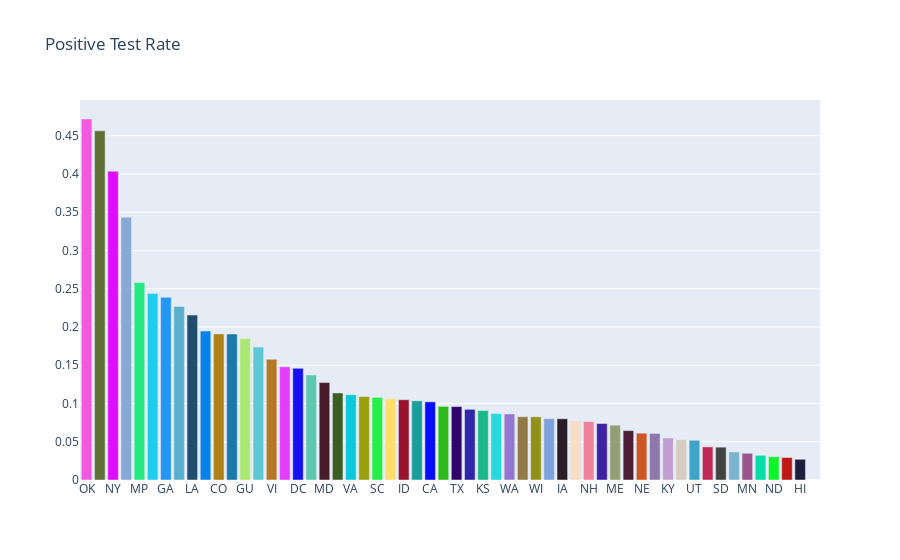
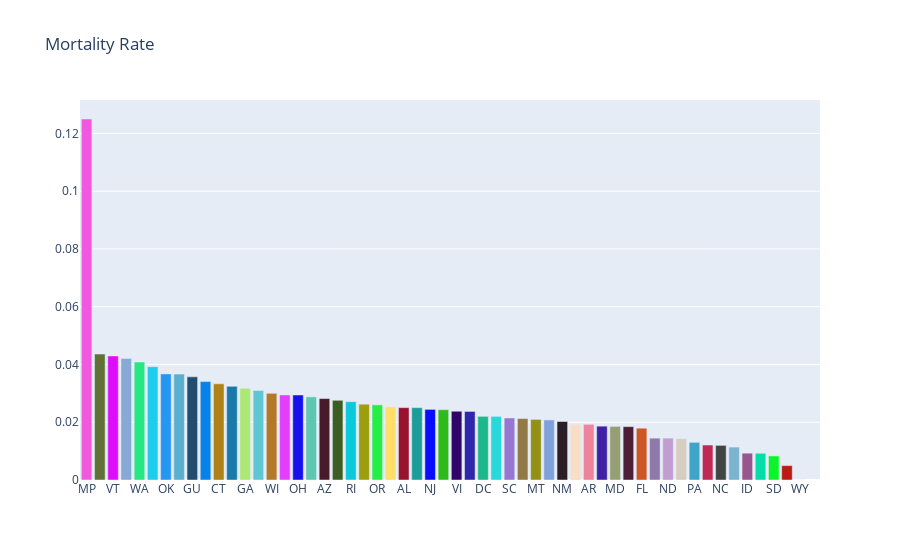

The notebook cell saved with these charts, in order:
### Code cell
import requests
import json
import pandas as pd
from colour import Color
import plotly.graph_objects as go
import matplotlib.pyplot as plt
import matplotlib

import warnings
warnings.filterwarnings('ignore')

# Query API
states = requests.get('https://covidtracking.com/api/states/daily').json()
states = pd.DataFrame(states)

us = requests.get('https://covidtracking.com/api/us/daily').json()
us = pd.DataFrame(us)

# Format Data
states.date = pd.to_datetime(states.date, format = '%Y%m%d')
us.date = pd.to_datetime(us.date, format = '%Y%m%d')

states.set_index('date', inplace = True)
us.set_index('date', inplace =  True)
today = states.loc[states.index.max()]

##################################### GRAPHING ###########################################

# NATIONAL POSITIVE 
plt.style.use('dark_background')
matplotlib.rcParams.update({'font.size': 15})
fig = plt.figure(figsize=(15,5))
us.positive.plot(linewidth=3, marker = 'o', markersize=10)
plt.title('Positive Test Results COVID-19')
plt.grid()
plt.show()
fig.savefig('images/positive_tests.png')

# NATIONAL DEATHS
fig = plt.figure(figsize=(15,5))
us.death.dropna().plot(linewidth=3, marker = 'o', markersize=10)
plt.title('US Deaths')
plt.grid()
plt.show()
fig.savefig('images/deaths.png')

# POSITIVE GROWTH FROM PREVIOUS DAY
us_rev = us.iloc[::-1].positive.diff()
fig = plt.figure(figsize=(15,5))
us_rev.plot(linewidth=3, marker = 'o', markersize=10)
plt.title('Positive Case Growth')
plt.grid()
plt.show()
fig.savefig('images/positive_case_growth.png')

# POSITIVE CASES IN ILLINOIS
fig = plt.figure(figsize=(15,5))
states[states.state == 'IL'].positive.plot(linewidth=3, marker = 'o', markersize=10)
plt.title('Illinois Confirmed Cases')
plt.grid()
plt.show()
fig.savefig('images/illinois_cases.png')

# POSITIVE CASES IN NY
fig = plt.figure(figsize=(15,5))
states[states.state == 'NY'].positive.plot(linewidth=3, marker = 'o', markersize=10)
plt.title('New York Confirmed Cases')
plt.grid()
plt.show()
fig.savefig('images/ny_cases.png')

# POSITIVE CASES IN IA
fig = plt.figure(figsize=(15,5))
states[states.state == 'IA'].positive.plot(linewidth=3, marker = 'o', markersize=10)
plt.title('Iowa Confirmed Cases')
plt.grid()
plt.show()
fig.savefig('images/ia_cases.png')

# POSITIVE CASES IN HIGHEST COUNT CITIES
top_ten = today.sort_values(by='positive', ascending=False)[:10]
ten_states = top_ten.state
fig = plt.figure(figsize=(15,5))
for state in ten_states:
    if state in list(ten_states[:5].values):
        states[states.state == state].positive.plot(label = state, linewidth=3, marker = 'o', markersize=10)
    else:
        states[states.state == state].positive.plot(label = state, linewidth=1, marker = 'o', markersize=3)
plt.title('10 states with the most confirmed cases')
plt.ylabel('Positive Test Results')
plt.legend(loc='upper left')
plt.grid()
plt.show()
fig.savefig('images/top_ten_states.png')

# CASES BY STATE –– MAP
fig = go.Figure(data=go.Choropleth(
    locations=today.state, # Spatial coordinates
    z = today.positive, # Data to be color-coded
    locationmode = 'USA-states', # set of locations match entries in `locations`
    colorscale = 'Reds',
    colorbar_title = "Confirmed Cases",
))

fig.update_layout(
    title_text = 'COVID-19 Cases by State',
    geo_scope='usa', # limite map scope to USA
)

fig.show()
fig.write_image('images/positive_cases_map.png')

# POSITIVE TEST RATE
today['positive_rate'] = today.positive/today.total
rates = today.sort_values(by='positive_rate', ascending = False)
rates = rates[['state', 'positive_rate', 'death', 'positive']]
rates = rates.set_index('state')
colors = [Color(pick_for=x).get_hex_l() for x in rates.index]
fig = go.Figure([go.Bar(x=rates.index, y=rates.positive_rate, marker_color=colors)])
fig.update_layout(
    title_text = 'Positive Test Rate'
)
fig.show()
fig.write_image('images/positive_test_rate.png')

# MORTALITY RATE
rates['death_rate'] = rates.death/rates.positive
rates = rates.sort_values(by='death_rate', ascending=False)
fig = go.Figure([go.Bar(x=rates.index, y=rates.death_rate, marker_color=colors)])
fig.update_layout(
    title_text = 'Mortality Rate')
fig.show()
fig.write_image('images/mortality_rate.png')

# SAVE DATA
us.reset_index(inplace = True)
states.reset_index(inplace=True)
us.date = us.date.astype(str)
states.date = states.date.astype(str)
national_data = us.to_dict()
state_data = states.to_dict()


data = {'state': state_data,
        'us': national_data}

with open('coronavirus.json', mode='w', encoding='utf-8') as f:
    json.dump(data, f)

with open('coronavirus.json') as f:
    data = json.load(f)
    state = data['state']

### Figure 1 — Plotly figure (JSON) as saved in the notebook; plotly's stock layout.template omitted (floating-point values rounded to 4 significant figures)
{"data": [{"marker": {"color": ["#f258de", "#5f7136", "#df0dfd", "#87aad4", "#26e883", "#1ecdec", "#2497f5", "#59afcd", "#214e6f", "#0782ea", "#ae8219", "#1a79ab", "#abe974", "#5fc7d3", "#b37927", "#e33ffb", "#1610ee", "#5ec7b2", "#481b2a", "#3d5e23", "#0ac9da", "#9b9f0d", "#25ef47", "#ffde6a", "#99122e", "#1b9e9a", "#080dfe", "#2ebb19", "#300569", "#2f26ac", "#1cb78a", "#28d9dc", "#9577d2", "#927a48", "#929116", "#7fa2dd", "#2c1e26", "#f9dec6", "#ee839b", "#3f21a3", "#949f74", "#4c1f37", "#ce5624", "#8f78aa", "#c19dd0", "#d6cdbe", "#3ea5c8", "#c02954", "#404542", "#7ab4ce", "#99558d", "#02ddaa", "#0bf62a", "#be1a15", "#1d1f3c", "#da865d"]}, "type": "bar", "x": ["OK", "NJ", "NY", "MI", "MP", "CT", "GA", "MS", "LA", "IN", "CO", "IL", "GU", "MA", "VI", "PA", "DC", "AL", "MD", "RI", "VA", "NV", "SC", "FL", "ID", "PR", "CA", "DE", "TX", "OH", "KS", "MO", "WA", "AZ", "WI", "TN", "IA", "VT", "NH", "AR", "ME", "NC", "NE", "WY", "KY", "OR", "UT", "MT", "SD", "WV", "MN", "NM", "ND", "AK", "HI", "AS"], "y": [0.4719, 0.4565, 0.4037, 0.3436, 0.2581, 0.2439, 0.2388, 0.2269, 0.2157, 0.1947, 0.191, 0.1908, 0.1851, 0.1738, 0.1579, 0.148, 0.146, 0.1373, 0.1274, 0.1138, 0.1114, 0.1091, 0.108, 0.1061, 0.105, 0.1036, 0.1022, 0.09623, 0.09603, 0.0924, 0.09084, 0.08687, 0.08634, 0.08278, 0.08263, 0.0802, 0.08007, 0.07779, 0.07643, 0.07383, 0.07167, 0.06455, 0.06118, 0.06086, 0.05503, 0.05279, 0.05196, 0.04331, 0.04291, 0.03666, 0.03492, 0.03227, 0.0305, 0.02944, 0.02709, 0]}], "layout": {"title": {"text": "Positive Test Rate"}}}

### Figure 2 — Plotly figure (JSON) as saved in the notebook; plotly's stock layout.template omitted (floating-point values rounded to 4 significant figures)
{"data": [{"marker": {"color": ["#f258de", "#5f7136", "#df0dfd", "#87aad4", "#26e883", "#1ecdec", "#2497f5", "#59afcd", "#214e6f", "#0782ea", "#ae8219", "#1a79ab", "#abe974", "#5fc7d3", "#b37927", "#e33ffb", "#1610ee", "#5ec7b2", "#481b2a", "#3d5e23", "#0ac9da", "#9b9f0d", "#25ef47", "#ffde6a", "#99122e", "#1b9e9a", "#080dfe", "#2ebb19", "#300569", "#2f26ac", "#1cb78a", "#28d9dc", "#9577d2", "#927a48", "#929116", "#7fa2dd", "#2c1e26", "#f9dec6", "#ee839b", "#3f21a3", "#949f74", "#4c1f37", "#ce5624", "#8f78aa", "#c19dd0", "#d6cdbe", "#3ea5c8", "#c02954", "#404542", "#7ab4ce", "#99558d", "#02ddaa", "#0bf62a", "#be1a15", "#1d1f3c", "#da865d"]}, "type": "bar", "x": ["MP", "KY", "VT", "PR", "WA", "MI", "OK", "LA", "GU", "NY", "CT", "AK", "GA", "MN", "WI", "KS", "OH", "IN", "AZ", "CO", "RI", "MS", "OR", "IA", "AL", "NV", "NJ", "IL", "VI", "CA", "DC", "NE", "SC", "ME", "MT", "DE", "NM", "VA", "AR", "TX", "MD", "MA", "FL", "NH", "ND", "MO", "PA", "TN", "NC", "HI", "ID", "WV", "SD", "UT", "WY", "AS"], "y": [0.125, 0.04362, 0.04297, 0.04211, 0.04084, 0.03925, 0.03674, 0.03666, 0.03571, 0.03408, 0.0333, 0.03243, 0.03174, 0.03102, 0.03, 0.02945, 0.02943, 0.02879, 0.02821, 0.0276, 0.02711, 0.02625, 0.02603, 0.02535, 0.02506, 0.02505, 0.02445, 0.02434, 0.02381, 0.02374, 0.02204, 0.02204, 0.02147, 0.02128, 0.02098, 0.0208, 0.02026, 0.01934, 0.01928, 0.01864, 0.01856, 0.01848, 0.01794, 0.01449, 0.01449, 0.01436, 0.01303, 0.01211, 0.01199, 0.0114, 0.009285, 0.009259, 0.008333, 0.004984, 0, null]}], "layout": {"title": {"text": "Mortality Rate"}}}
